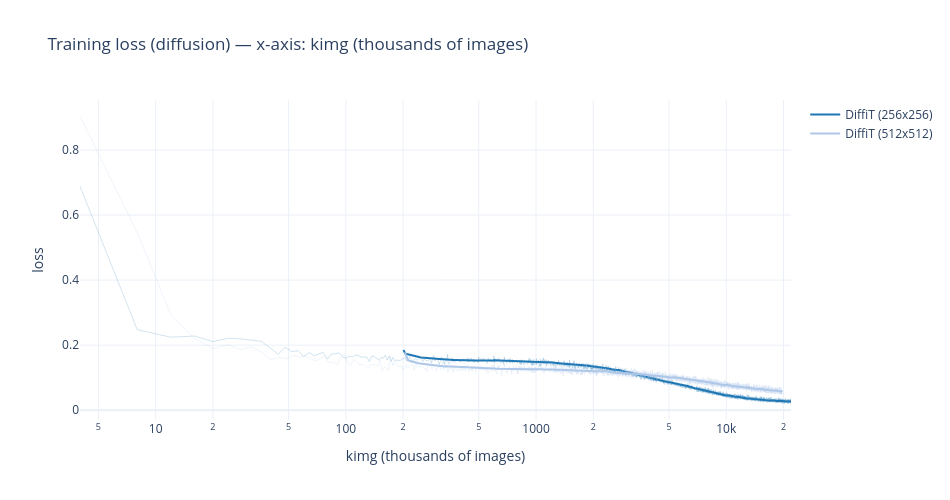
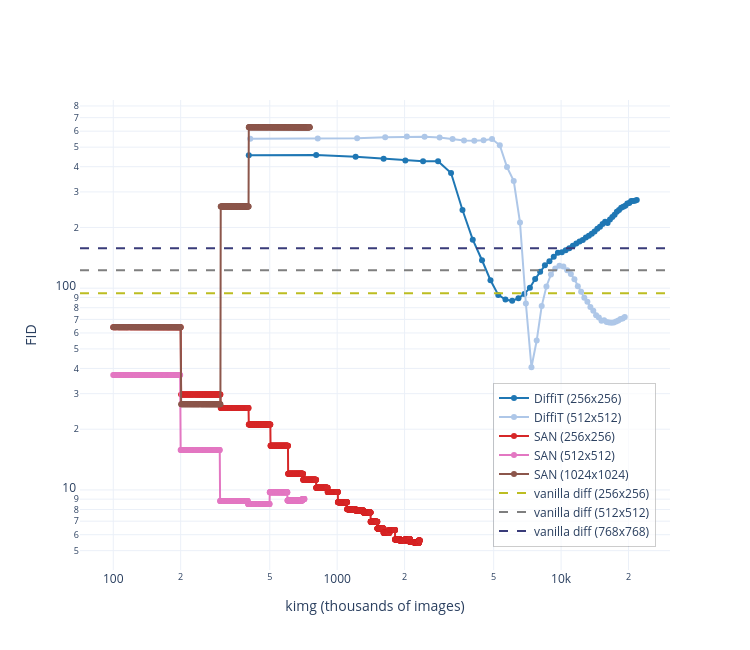

Write notebook code for charts like these, in order.
### Code cell
# --- Option 2b: kimg (canonical diffusion unit, log-x) ---
plot_loss("kimg").show()
plot_fid("kimg").show()

### Figure 1 — Plotly figure (JSON) as saved in the notebook; plotly's stock layout.template omitted (floating-point values rounded to 4 significant figures; data arrays with more than 128 entries replaced by an {"elided": "..."} marker saying what was removed)
{"data": [{"hoverinfo": "skip", "line": {"color": "#1f77b4", "width": 1}, "mode": "lines", "opacity": 0.2, "showlegend": false, "type": "scatter", "x": {"elided": "5432 float values"}, "y": {"elided": "5432 float values"}}, {"line": {"color": "#1f77b4", "width": 2}, "mode": "lines", "name": "DiffiT (256x256)", "type": "scatter", "x": {"elided": "5383 float values"}, "y": {"elided": "5383 float values"}}, {"hoverinfo": "skip", "line": {"color": "#aec7e8", "width": 1}, "mode": "lines", "opacity": 0.2, "showlegend": false, "type": "scatter", "x": {"elided": "4800 float values"}, "y": {"elided": "4800 float values"}}, {"line": {"color": "#aec7e8", "width": 2}, "mode": "lines", "name": "DiffiT (512x512)", "type": "scatter", "x": {"elided": "4751 float values"}, "y": {"elided": "4751 float values"}}], "layout": {"height": 500, "title": {"text": "Training loss (diffusion) — x-axis: kimg (thousands of images)"}, "width": 950, "xaxis": {"title": {"text": "kimg (thousands of images)"}, "type": "log"}, "yaxis": {"title": {"text": "loss"}}}}

### Figure 2 — Plotly figure (JSON) as saved in the notebook; plotly's stock layout.template omitted (floating-point values rounded to 4 significant figures; data arrays with more than 128 entries replaced by an {"elided": "..."} marker saying what was removed)
{"data": [{"line": {"color": "#1f77b4"}, "mode": "lines+markers", "name": "DiffiT (256x256)", "type": "scatter", "x": [403.0, 806.0, 1209.0, 1612.0, 2016.0, 2419.0, 2822.0, 3225.0, 3628.0, 4032.0, 4435.0, 4838.0, 5241.0, 5644.0, 6048.0, 6451.0, 6854.0, 7257.0, 7660.0, 8064.0, 8467.0, 8870.0, 9273.0, 9676.0, 10080.0, 10480.0, 10890.0, 11290.0, 11690.0, 12100.0, 12500.0, 12900.0, 13300.0, 13710.0, 14110.0, 14520.0, 14920.0, 15320.0, 15720.0, 16130.0, 16530.0, 16930.0, 17340.0, 17740.0, 18140.0, 18550.0, 18950.0, 19350.0, 19760.0, 20160.0, 20560.0, 20970.0, 21370.0, 21770.0], "y": [456.2, 457.0, 448.5, 438.4, 429.3, 425.6, 426.1, 372.1, 244.1, 173.9, 137.5, 109.5, 92.63, 87.76, 86.55, 89.23, 93.5, 100.5, 111.0, 120.6, 129.8, 135.9, 143.3, 149.8, 150.8, 154.1, 157.7, 162.2, 166.5, 170.2, 173.3, 178.1, 181.8, 186.2, 190.8, 196.9, 201.4, 208.3, 213.5, 210.7, 218.9, 225.3, 231.3, 238.9, 244.1, 250.0, 253.6, 256.0, 262.7, 264.0, 270.1, 270.4, 271.6, 273.6]}, {"line": {"color": "#aec7e8"}, "mode": "lines+markers", "name": "DiffiT (512x512)", "type": "scatter", "x": [409.0, 819.0, 1228.0, 1638.0, 2048.0, 2457.0, 2867.0, 3276.0, 3686.0, 4096.0, 4505.0, 4915.0, 5324.0, 5734.0, 6144.0, 6553.0, 6963.0, 7372.0, 7782.0, 8192.0, 8601.0, 9011.0, 9420.0, 9830.0, 10240.0, 10650.0, 11060.0, 11470.0, 11880.0, 12290.0, 12700.0, 13110.0, 13520.0, 13930.0, 14340.0, 14740.0, 15160.0, 15560.0, 15970.0, 16380.0, 16790.0, 17200.0, 17610.0, 18020.0, 18430.0, 18840.0, 19250.0], "y": [550.5, 551.3, 554.2, 559.4, 564.3, 563.8, 557.6, 548.2, 539.9, 538.0, 540.6, 548.5, 511.1, 398.3, 340.2, 211.9, 83.98, 40.55, 55.03, 81.48, 102.0, 117.0, 125.3, 129.0, 128.1, 122.7, 117.4, 110.8, 102.2, 96.0, 89.55, 85.64, 80.64, 77.38, 73.47, 71.56, 69.05, 69.35, 68.07, 67.51, 67.3, 67.51, 68.41, 69.23, 70.28, 70.74, 71.92]}, {"line": {"color": "#d62728"}, "mode": "lines+markers", "name": "SAN (256x256)", "type": "scatter", "x": {"elided": "2221 float values"}, "y": {"elided": "2221 float values"}}, {"line": {"color": "#e377c2"}, "mode": "lines+markers", "name": "SAN (512x512)", "type": "scatter", "x": {"elided": "615 float values"}, "y": {"elided": "615 float values"}}, {"line": {"color": "#8c564b"}, "mode": "lines+markers", "name": "SAN (1024x1024)", "type": "scatter", "x": {"elided": "649 float values"}, "y": {"elided": "649 float values"}}, {"line": {"color": "#bcbd22", "dash": "dash", "width": 2}, "mode": "lines", "name": "vanilla diff (256x256)", "type": "scatter", "x": [null], "y": [null]}, {"line": {"color": "#7f7f7f", "dash": "dash", "width": 2}, "mode": "lines", "name": "vanilla diff (512x512)", "type": "scatter", "x": [null], "y": [null]}, {"line": {"color": "#393b79", "dash": "dash", "width": 2}, "mode": "lines", "name": "vanilla diff (768x768)", "type": "scatter", "x": [null], "y": [null]}], "layout": {"height": 650, "legend": {"bgcolor": "rgba(255,255,255,0.7)", "bordercolor": "rgba(0,0,0,0.2)", "borderwidth": 1, "x": 0.7, "y": 0.05}, "shapes": [{"line": {"color": "#bcbd22", "dash": "dash", "width": 2}, "type": "line", "x0": 0, "x1": 1, "xref": "x domain", "y0": 94.34, "y1": 94.34, "yref": "y"}, {"line": {"color": "#7f7f7f", "dash": "dash", "width": 2}, "type": "line", "x0": 0, "x1": 1, "xref": "x domain", "y0": 122.8, "y1": 122.8, "yref": "y"}, {"line": {"color": "#393b79", "dash": "dash", "width": 2}, "type": "line", "x0": 0, "x1": 1, "xref": "x domain", "y0": 157.9, "y1": 157.9, "yref": "y"}], "width": 750, "xaxis": {"title": {"text": "kimg (thousands of images)"}, "type": "log"}, "yaxis": {"title": {"text": "FID"}, "type": "log"}}}
